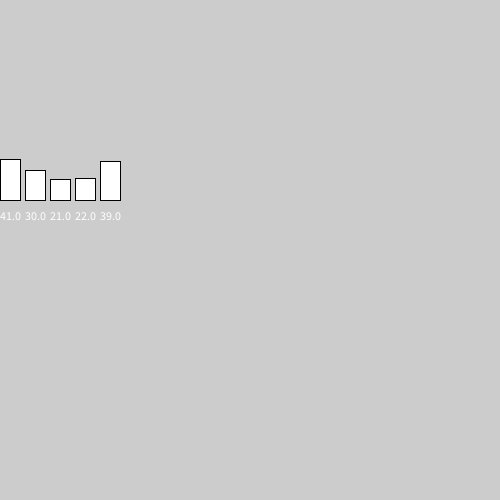
Frame 1 (no input)
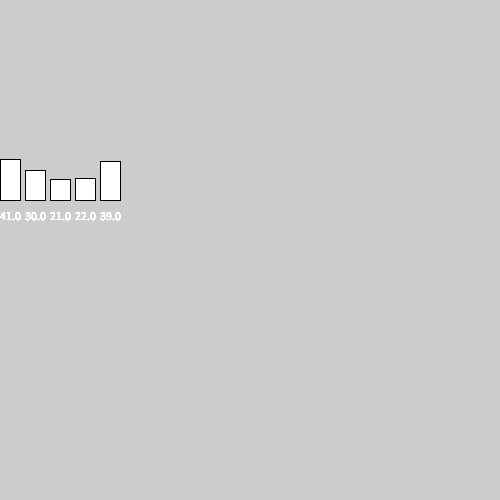
Frame 60 (the mouse pressed at the canvas centre just before this capture)
Frame 120 (the mouse held since frame 60 and released just before this capture): identical to frame 60, image omitted

The Processing sketch that drew these frames (run headless with seeded random() and noise(); from frame 60 on, the mouse is pressed at the canvas centre):

// Processing sketch: Arrays
// ── Arrays.pde
void setup()
{
  size(500, 500);
  ages[0] = 41.0f;
  ages[1] = 30.0f;
  ages[2] = 21.0f;
  ages[3] = 22.0f;
  ages[4] = 39.0f;
  
  float total = 0.0f;
  for (int i = 0 ; i < 5 ; i++)
  {
    total = total + ages[i];
  }
  float average = total / 5.0f;
  
  float min, max;
  min = ages[0];
  max = ages[0];
  
  for (int i = 1 ; i < 5 ; i ++)
  {
    if (ages[i] > max)
    {
       max = ages[i];
    }
    if (ages[i] < min)
    {
       min = ages[i];
    } 
  }
  
  println(min);
  println(max);
 
  println(average);
  
  Person[] people = new Person[5];
  people[0] = new Person();
  
  int i = 9;
  int j = 10;
  
  i = j;
  j = 11;
  println("i = " + i);
  println("j = " + j);
  
}

float[] ages = new float[5];

void draw()
{
  int w = 25;
   int gap = 5;
  for (int i = 0 ; i < ages.length ; i ++)
  {
    rect(i * w, 200, w - gap, -ages[i]);
    text("" + ages[i], i * w, 220);
  } 
}






// ── Person.pde
class Person
{
  float age;
  String name;
  
  Person()
  {
  }
  Person(float age, String name)
  {
    this.age = age;
    this.name = name;
  }
}
